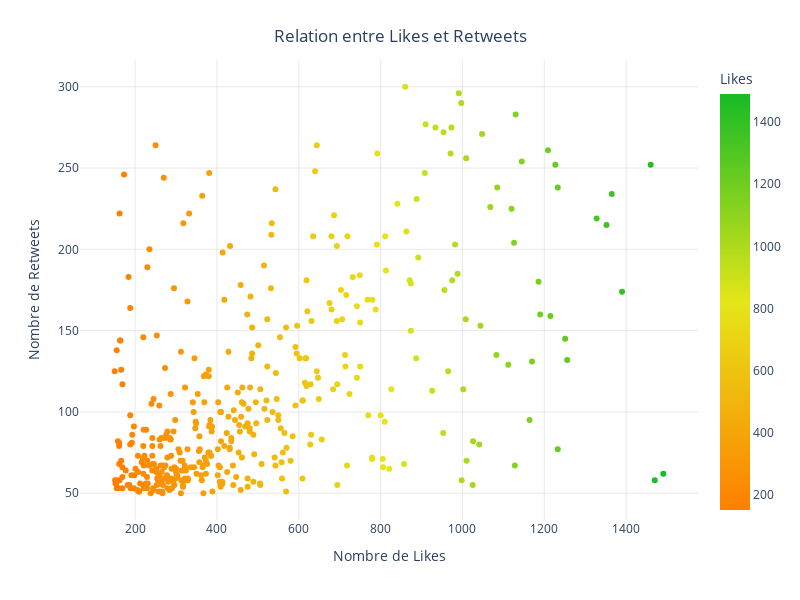

Source (notebook cell):
### Markdown cell above
Le contenu informatif a plus de chances d'être retweeté pour sensibiliser les gens, tandis que le contenu divertissant est souvent préféré pour ses aspects agréables, ce qui lui vaut davantage de likes. <br> Préférences des utilisateurs : certains peuvent aimer un tweet s'il correspond à leurs valeurs, tandis que d'autres préfèrent le retweeter pour le partager avec leurs abonnés. <br> Contexte du tweet : les tweets sur des sujets d'actualité ont plus de chances de recevoir des retweets, car ils enrichissent la discussion, alors que ceux à caractère personnel ou émotionnel récoltent souvent plus de likes, en signe de soutien ou d'empathie. <br>

### Code cell
fig = px.scatter(
    df_filtered,
    x='Likes',
    y='Retweets',
    color='Likes',  # Remplacez par une colonne pertinente si disponible
    hover_data=['User'],  # Inclure le nom d'utilisateur dans les infobulles
    color_continuous_scale=[ (0,  "#ff7f00"),  # Couleur pour les faibles densités
        (0.5, "#e5e619"),                   
        (1, "#16bb26")]  # Couleur pour les densités élevées]  # Palette de couleurs pour un rendu esthétique
)
# Personnalisation de la mise en page
fig.update_layout(
    title={
        'text': "Relation entre Likes et Retweets",
        'y': 0.95, 'x': 0.5, 'xanchor': 'center', 'yanchor': 'top'
    },
    xaxis=dict(
        title='Nombre de Likes',
        showgrid=True, gridcolor='lightgrey', gridwidth=0.5,
        zeroline=True, zerolinecolor='black'
    ),
    yaxis=dict(
        title='Nombre de Retweets',
        showgrid=True, gridcolor='lightgrey', gridwidth=0.5,
        zeroline=True, zerolinecolor='black'
    ),
    plot_bgcolor='rgba(0,0,0,0)',  # Rendre le fond transparent
    height=600, width=800
)

### Figure 1 — Plotly figure (JSON) as saved in the notebook; plotly's stock layout.template omitted (floating-point values rounded to 4 significant figures; data arrays with more than 128 entries replaced by an {"elided": "..."} marker saying what was removed)
{"data": [{"customdata": {"elided": "418x1 str values"}, "hovertemplate": "Likes=%{marker.color}<br>Retweets=%{y}<br>User=%{customdata[0]}<extra></extra>", "legendgroup": "", "marker": {"color": {"elided": "418 int values"}, "coloraxis": "coloraxis", "symbol": "circle"}, "mode": "markers", "name": "", "orientation": "v", "showlegend": false, "type": "scatter", "x": {"elided": "418 int values"}, "xaxis": "x", "y": {"elided": "418 int values"}, "yaxis": "y"}], "layout": {"coloraxis": {"colorbar": {"title": {"text": "Likes"}}, "colorscale": [[0, "#ff7f00"], [0.5, "#e5e619"], [1, "#16bb26"]]}, "height": 600, "legend": {"tracegroupgap": 0}, "margin": {"t": 60}, "plot_bgcolor": "rgba(0,0,0,0)", "title": {"text": "Relation entre Likes et Retweets", "x": 0.5, "xanchor": "center", "y": 0.95, "yanchor": "top"}, "width": 800, "xaxis": {"anchor": "y", "domain": [0, 1], "gridcolor": "lightgrey", "gridwidth": 0.5, "showgrid": true, "title": {"text": "Nombre de Likes"}, "zeroline": true, "zerolinecolor": "black"}, "yaxis": {"anchor": "x", "domain": [0, 1], "gridcolor": "lightgrey", "gridwidth": 0.5, "showgrid": true, "title": {"text": "Nombre de Retweets"}, "zeroline": true, "zerolinecolor": "black"}}}
